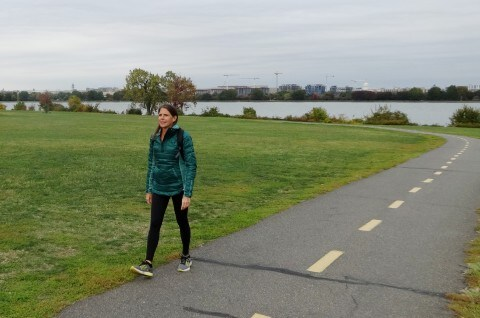
#> input picture images/sample.jpg, 480 x 318 px
$ python DoG_and_LoG.py
#> lines starting #> are read from the running program, lines starting #| are printed output that depends on the picture
from scipy.ndimage import gaussian_filter
import scipy as sp
import numpy as np
from skimage.color import rgb2gray
from numpy import linalg as LA
import scipy.ndimage as nd
import matplotlib.pyplot as plt
from skimage import io


# a Gaussian filter for creation of the Gaussian octave
def gaussian_filter(sigma):
    size = 2 * np.ceil(3 * sigma) + 1
    x, y = np.mgrid[-size // 2 + 1:size // 2 + 1, -size // 2 + 1:size // 2 + 1]
    g = np.exp(-((x ** 2 + y ** 2) / (2.0 * sigma ** 2))) / (2 * np.pi * sigma ** 2)
    return g / g.sum()


# generate a Gaussian octave
from scipy.ndimage.filters import convolve


# from gaussian_filter import gaussian_filter
def generate_octave(init_level, s, sigma):
    octave = [init_level]
    k = 2 ** (1 / s)
    kernel = gaussian_filter(k * sigma)
    for i in range(s + 2):
        next_level = convolve(octave[-1], kernel)
        octave.append(next_level)
    return octave


# to generate the whole Gaussian pyramid
def generate_gaussian_pyramid(im, num_octave, s, sigma):
    pyr = []
    for _ in range(num_octave):
        octave = generate_octave(im, s, sigma)
        pyr.append(octave)
        im = octave[-3][::2, ::2]
    return pyr


# to create the DoG pyramid
def generate_DoG_octave(gaussian_octave):
    octave = []
    for i in range(1, len(gaussian_octave)):
        w = gaussian_octave[i] - gaussian_octave[i - 1]
        octave.append(w)
    return np.concatenate([o[:, :, np.newaxis] for o in octave], axis=2)


def generate_DoG_pyramid(gaussian_pyramid):
    pyr = []
    for gaussian_octave in gaussian_pyramid:
        pyr.append(generate_DoG_octave(gaussian_octave))
    return pyr


# to  obtain the initial candidate keypoints
def get_candidate_keypoints(D, w=16):
    candidates = []
    D[:, :, 0] = 0
    D[:, :, -1] = 0
    for i in range(w // 2 + 1, D.shape[0] - w // 2 - 1):
        for j in range(w // 2 + 1, D.shape[1] - w // 2 - 1):
            for k in range(1, D.shape[2] - 1):
                patch = D[i - 1:i + 2, j - 1:j + 2, k - 1:k + 2]
                if np.argmax(patch) == 13 or np.argmin(patch) == 13:
                    candidates.append([i, j, k])
    return candidates


# We need to compute both the Jacobian and Hessian around each candidate keypoint in order to get the offset
def localize_keypoint(D, x, y, s):
    dx = (D[y, x + 1, s] - D[y, x - 1, s]) / 2.
    dy = (D[y + 1, x, s] - D[y - 1, x, s]) / 2.
    ds = (D[y, x, s + 1] - D[y, x, s - 1]) / 2.
    dxx = D[y, x + 1, s] - 2 * D[y, x, s] + D[y, x - 1, s]
    dxy = ((D[y + 1, x + 1, s] - D[y + 1, x - 1, s]) - (D[y - 1, x + 1, s] - D[y - 1, x - 1, s])) / 4.
    dxs = ((D[y, x + 1, s + 1] - D[y, x - 1, s + 1]) - (D[y, x + 1, s - 1] - D[y, x - 1, s - 1])) / 4.
    dyy = D[y + 1, x, s] - 2 * D[y, x, s] + D[y - 1, x, s]
    dys = ((D[y + 1, x, s + 1] - D[y - 1, x, s + 1]) - (D[y + 1, x, s - 1] - D[y - 1, x, s - 1])) / 4.
    dss = D[y, x, s + 1] - 2 * D[y, x, s] + D[y, x, s - 1]
    J = np.array([dx, dy, ds])
    HD = np.array([[dxx, dxy, dxs], [dxy, dyy, dys], [dxs, dys, dss]])
    offset = -LA.inv(HD).dot(J)
    return offset, J, HD[:2, :2], x, y, s


def find_keypoints_for_DoG_octave(D, R_th, t_c, w):
    candidates = get_candidate_keypoints(D, w)
    keypoints = []
    for i, cand in enumerate(candidates):
        y, x, s = cand[0], cand[1], cand[2]
        offset, J, H, x, y, s = localize_keypoint(D, x, y, s)
        contrast = D[y, x, s] + .5 * J.dot(offset)
        if abs(contrast) < t_c: continue
        w, v = LA.eig(H)
        r = w[1] / w[0]
        R = (r + 1) ** 2 / r
        if R > R_th: continue
        kp = np.array([x, y, s]) + offset
        keypoints.append(kp)
    return np.array(keypoints)


# to calculate the keypoints for the whole DoG pyramid
def get_keypoints(DoG_pyr, R_th, t_c, w):
    kps = []
    for D in DoG_pyr:
        kps.append(find_keypoints_for_DoG_octave(D, R_th, t_c, w))
    return kps


# Once we have our histogram, we assign that keypoint the orientation of the maximal histogram bin.
def assign_orientation(kps, octave, num_bins=36):
    new_kps = []
    bin_width = 360 // num_bins
    for kp in kps:
        cx, cy, s = int(kp[0]), int(kp[1]), int(kp[2])
        s = np.clip(s, 0, octave.shape[2] - 1)
        sigma = kp[2] * 1.5
        w = int(2 * np.ceil(sigma) + 1)
        kernel = gaussian_filter(sigma)
        L = octave[..., s]
        hist = np.zeros(num_bins, dtype=np.float32)
        for oy in range(-w, w + 1):
            for ox in range(-w, w + 1):
                x, y = cx + ox, cy + oy
                if x < 0 or x > octave.shape[1] - 1:
                    continue
                elif y < 0 or y > octave.shape[0] - 1:
                    continue
                m, theta = get_grad(L, x, y)
                weight = kernel[oy + w, ox + w] * m
                bin = quantize_orientation(theta, num_bins)
                hist[bin] += weight
        max_bin = np.argmax(hist)
        new_kps.append([kp[0], kp[1], kp[2], fit_parabola(hist, max_bin, bin_width)])
        max_val = np.max(hist)
        for binno, val in enumerate(hist):
            if binno == max_bin: continue
            if .8 * max_val <= val:
                new_kps.append([kp[0], kp[1], kp[2], fit_parabola(hist, binno, bin_width)])
    return np.array(new_kps)


# to fit a parabola to the three histogram values closest to the maximum
def fit_parabola(hist, binno, bin_width):
    centerval = binno * bin_width + bin_width / 2.
    if binno == len(hist) - 1:
        rightval = 360 + bin_width / 2.
    else:
        rightval = (binno + 1) * bin_width + bin_width / 2.
    if binno == 0:
        leftval = -bin_width / 2.
    else:
        leftval = (binno - 1) * bin_width + bin_width / 2.
    A = np.array([
        [centerval ** 2, centerval, 1],
        [rightval ** 2, rightval, 1],
        [leftval ** 2, leftval, 1]])
    b = np.array([
        hist[binno],
        hist[(binno + 1) % len(hist)],
        hist[(binno - 1) % len(hist)]])
    x = LA.lstsq(A, b, rcond=None)[0]
    if x[0] == 0: x[0] = 1e-6
    return -x[1] / (2 * x[0])


# to gets the gradient in polar coordinates at a pixel in L
def cart_to_polar_grad(dx, dy):
    m = np.sqrt(dx ** 2 + dy ** 2)
    theta = (np.arctan2(dy, dx) + np.pi) * 180 / np.pi
    return m, theta


def get_grad(L, x, y):
    dy = L[min(L.shape[0] - 1, y + 1), x] - L[max(0, y - 1), x]
    dx = L[y, min(L.shape[1] - 1, x + 1)] - L[y, max(0, x - 1)]
    return cart_to_polar_grad(dx, dy)


def quantize_orientation(theta, num_bins):
    bin_width = 360 // num_bins
    return int(np.floor(theta) // bin_width)


# Local Descriptor Creation
def get_local_descriptors(kps, octave, w=16, num_subregion=4, num_bin=8):
    descs = []
    bin_width = 360 // num_bin
    for kp in kps:
        cx, cy, s = int(kp[0]), int(kp[1]), int(kp[2])
        s = np.clip(s, 0, octave.shape[2] - 1)
        kernel = gaussian_filter(w / 6)  # gaussian_filter multiplies sigma by 3
        L = octave[..., s]
        t, l = max(0, cy - w // 2), max(0, cx - w // 2)
        b, r = min(L.shape[0], cy + w // 2 + 1), min(L.shape[1], cx + w // 2 + 1)
        patch = L[t:b, l:r]
        dx, dy = get_patch_grads(patch)
        if dx.shape[0] < w + 1:
            if t == 0:
                kernel = kernel[kernel.shape[0] - dx.shape[0]:]
            else:
                kernel = kernel[:dx.shape[0]]
        if dx.shape[1] < w + 1:
            if l == 0:
                kernel = kernel[kernel.shape[1] - dx.shape[1]:]
            else:
                kernel = kernel[:dx.shape[1]]
        if dy.shape[0] < w + 1:
            if t == 0:
                kernel = kernel[kernel.shape[0] - dy.shape[0]:]
            else:
                kernel = kernel[:dy.shape[0]]
        if dy.shape[1] < w + 1:
            if l == 0:
                kernel = kernel[kernel.shape[1] - dy.shape[1]:]
            else:
                kernel = kernel[:dy.shape[1]]
        m, theta = cart_to_polar_grad(dx, dy)
        dx, dy = dx * kernel, dy * kernel
        subregion_w = w // num_subregion
        featvec = np.zeros(num_bin * num_subregion ** 2, dtype=np.float32)
        for i in range(0, subregion_w):
            for j in range(0, subregion_w):
                t, l = i * subregion_w, j * subregion_w
                b, r = min(L.shape[0], (i + 1) * subregion_w), min(L.shape[1], (j + 1) * subregion_w)
                hist = get_histogram_for_subregion(m[t:b, l:r].ravel(), theta[t:b, l:r].ravel(), num_bin, kp[3],
                                                   bin_width, subregion_w)
                featvec[
                i * subregion_w * num_bin + j * num_bin:i * subregion_w * num_bin + (j + 1) * num_bin] = hist.flatten()
        featvec /= max(1e-6, LA.norm(featvec))
        featvec[featvec > 0.2] = 0.2
        featvec /= max(1e-6, LA.norm(featvec))
        descs.append(featvec)
    return np.array(descs)


# To calculate the gradients across the patch:
def get_patch_grads(p):
    r1 = np.zeros_like(p)
    r1[-1] = p[-1]
    r1[:-1] = p[1:]
    r2 = np.zeros_like(p)
    r2[0] = p[0]
    r2[1:] = p[:-1]
    dy = r1 - r2
    r1[:, -1] = p[:, -1]
    r1[:, :-1] = p[:, 1:]
    r2[:, 0] = p[:, 0]
    r2[:, 1:] = p[:, :-1]
    dx = r1 - r2
    return dx, dy


# to create the histogram for each subregion
def get_histogram_for_subregion(m, theta, num_bin, reference_angle, bin_width, subregion_w):
    hist = np.zeros(num_bin, dtype=np.float32)
    c = subregion_w/2 - .5

    for i, (mag, angle) in enumerate(zip(m, theta)):
        angle = (angle-reference_angle) % 360
        binno = quantize_orientation(angle, num_bin)
        vote = mag

        # binno*bin_width is the start angle of the histogram bin
        # binno*bin_width+bin_width/2 is the center of the histogram bin
        # angle - " is the distance from the angle to the center of the bin
        hist_interp_weight = 1 - abs(angle - (binno*bin_width + bin_width/2))/(bin_width/2)
        vote *= max(hist_interp_weight, 1e-6)

        gy, gx = np.unravel_index(i, (subregion_w, subregion_w))
        x_interp_weight = max(1 - abs(gx - c)/c, 1e-6)
        y_interp_weight = max(1 - abs(gy - c)/c, 1e-6)
        vote *= x_interp_weight * y_interp_weight

        hist[binno] += vote

    return hist


# creating a SIFT object to encapsulate all of the above operations:
class SIFT(object):
    def __init__(self, im, s=3, num_octave=4, s0=1.3, sigma=1.6, r_th=10, t_c=0.03, w=16):
        self.im = convolve(rgb2gray(im), gaussian_filter(s0))
        self.s = s
        self.sigma = sigma
        self.num_octave = num_octave
        self.t_c = t_c
        self.R_th = (r_th + 1) ** 2 / r_th
        self.w = w

    def get_features(self):
        gaussian_pyr = generate_gaussian_pyramid(self.im, self.num_octave, self.s, self.sigma)
        DoG_pyr = generate_DoG_pyramid(gaussian_pyr)
        kp_pyr = get_keypoints(DoG_pyr, self.R_th, self.t_c, self.w)
        feats = []
        for i, DoG_octave in enumerate(DoG_pyr):
            kp_pyr[i] = assign_orientation(kp_pyr[i], DoG_octave)
            feats.append(get_local_descriptors(kp_pyr[i], DoG_octave))
        self.kp_pyr = kp_pyr
        self.feats = feats
        return feats

import argparse
import pickle
import os
from os.path import isdir

parser = argparse.ArgumentParser(description='PySIFT')
parser.add_argument('--input', type=str, dest='input_fname')
parser.add_argument('--output', type=str, dest='output_prefix',
                    help='The prefix for the kp_pyr and feat_pyr files generated')
args = parser.parse_args()

im = io.imread('images/sample.jpg')
#> im is the input picture: shape (318, 480, 3); mean R, G, B 133.8, 140.1, 118.2
sift_detector = SIFT(im)
#> in __init__, `self.im = convolve(rgb2gray(im), gaussian_filter(s0))`:
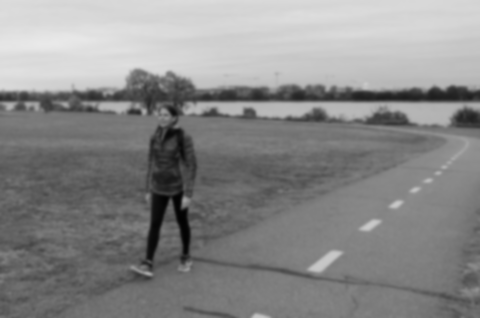
#> self.im: shape (318, 480) float64; min 0.00704, max 0.917, mean 0.538
_ = sift_detector.get_features()
#> the loop in generate_gaussian_pyramid, `for _ in range(num_octave):` made 4 passes
#> pass 1, in generate_gaussian_pyramid, `im = octave[-3][::2, ::2]`:
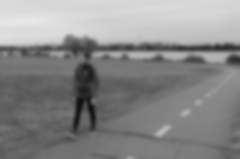
#> im: shape (159, 240) float64; min 0.0532, max 0.91, mean 0.539
#> pass 2, in generate_gaussian_pyramid, `im = octave[-3][::2, ::2]`:
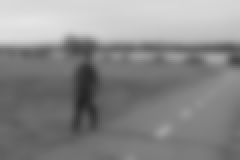
#> im: shape (80, 120) float64 (shown 2 times larger); min 0.143, max 0.896, mean 0.539
#> pass 3, in generate_gaussian_pyramid, `im = octave[-3][::2, ::2]`:
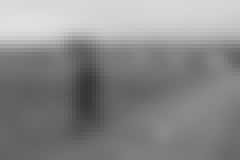
#> im: shape (40, 60) float64 (shown 4 times larger); min 0.215, max 0.879, mean 0.542
#> after the loop in generate_gaussian_pyramid, `for _ in range(num_octave):`:
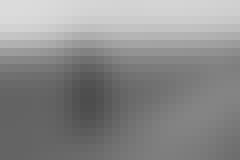
#> im: shape (20, 30) float64 (shown 8 times larger); min 0.302, max 0.863, mean 0.546
#> after the loop in generate_gaussian_pyramid, `for _ in range(num_octave):`: pyr = 4 items
#> the loop in generate_DoG_pyramid, `for gaussian_octave in gaussian_pyramid:` made 4 passes
#> the loop in get_keypoints, `for D in DoG_pyr:` made 4 passes
#> the loop in get_features, `for i, DoG_octave in enumerate(DoG_pyr):` made 4 passes
kp_pyr = sift_detector.kp_pyr

if not isdir('results'):
    os.mkdir('results')

pickle.dump(sift_detector.kp_pyr, open('results/%s_kp_pyr.pkl' % args.output_prefix, 'wb'))
pickle.dump(sift_detector.feats, open('results/%s_feat_pyr.pkl' % args.output_prefix, 'wb'))

_, ax = plt.subplots(1, sift_detector.num_octave)

for i in range(sift_detector.num_octave):
    ax[i].imshow(im)

    scaled_kps = kp_pyr[i] * (2 ** i)
    ax[i].scatter(scaled_kps[:, 0], scaled_kps[:, 1], c='r', s=2.5)

plt.show()
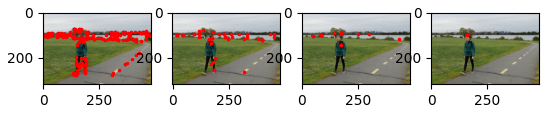
#> figure drawn by matplotlib, 4 panels
